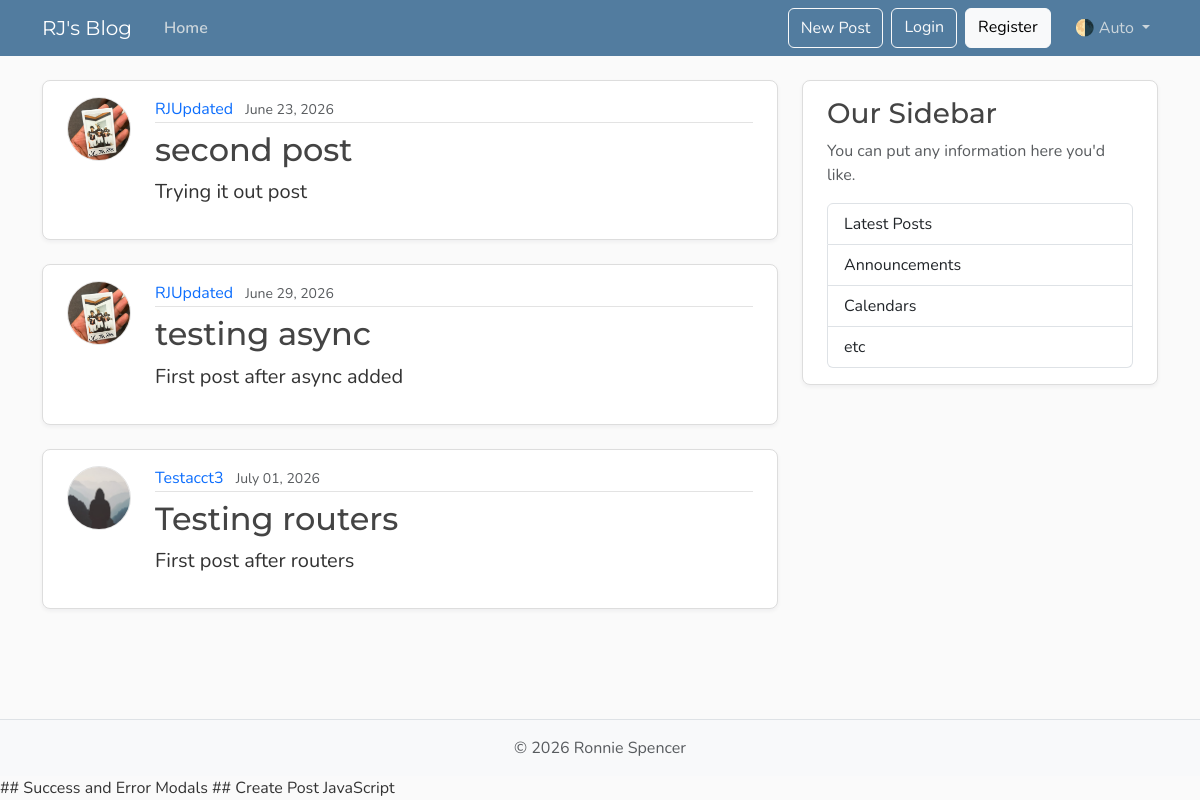
Page /posts on the earlier database version.
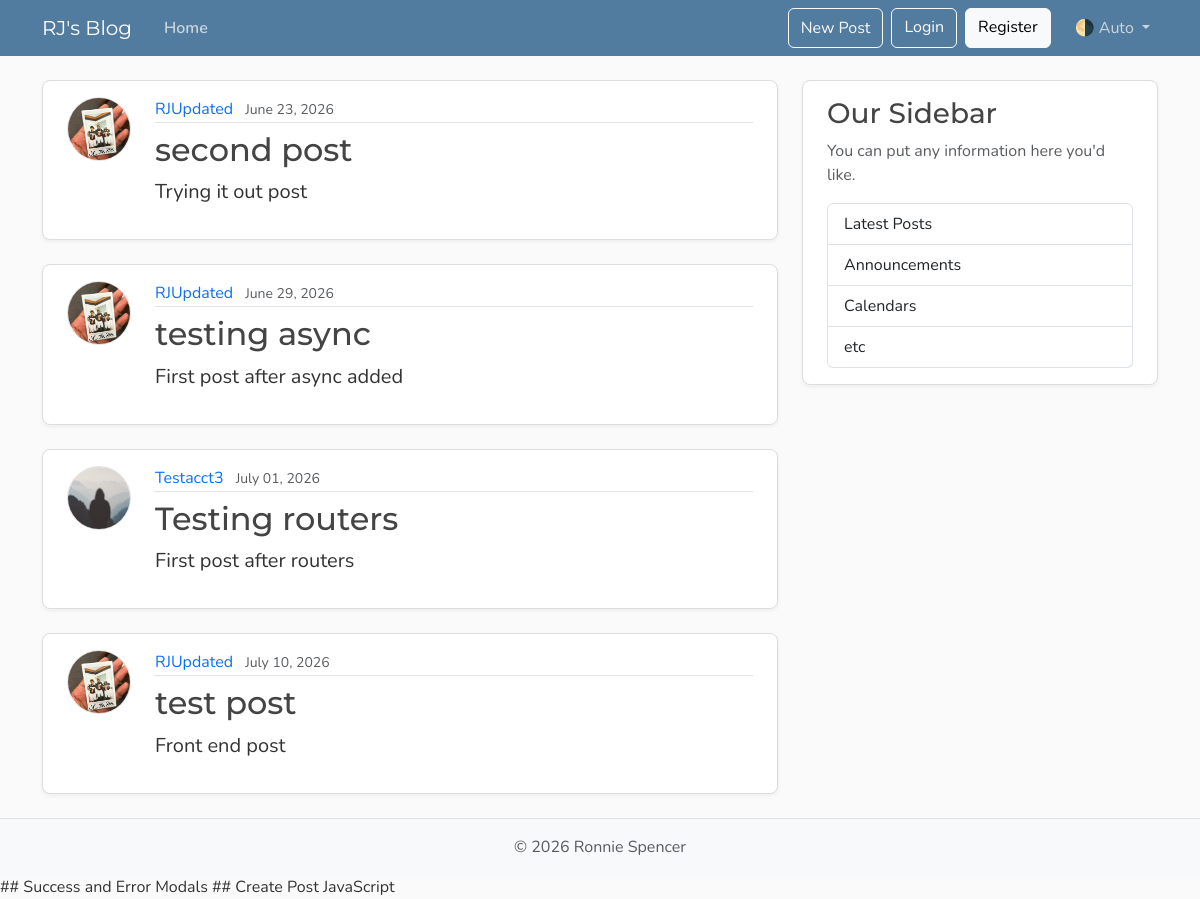
Same page on the later database version.
### models.py (models this page shows, shortened)
class Post(Base):
    __tablename__ = "posts"
    id: Mapped[int] = mapped_column(Integer, primary_key=True, index=True)
    title: Mapped[str] = mapped_column(String(100), nullable=False)
    content: Mapped[str] = mapped_column(Text, nullable=False)
    user_id: Mapped[int] = mapped_column(
        ForeignKey("users.id"),
        nullable=False,
        index=True,
    )
    date_posted: Mapped[datetime] = mapped_column(
        DateTime(timezone=True),
        default=lambda: datetime.now(UTC),
    )
    author: Mapped[User] = relationship(back_populates="posts")

class User(Base):
    __tablename__ = "users"
    id: Mapped[int] = mapped_column(Integer, primary_key=True, index=True)
    username: Mapped[str] = mapped_column(String(50), unique=True, nullable=False)
    email: Mapped[str] = mapped_column(String(120), unique=True, nullable=False)
    image_file: Mapped[str | None] = mapped_column(
        String(200),
        nullable=True,
        default=None,
    )
    posts: Mapped[list[Post]] = relationship(
        back_populates="author",
        cascade="all, delete-orphan")

### main.py (the view)
@app.get("/", include_in_schema=False, name="home")
@app.get("/posts", include_in_schema=False, name="posts")
async def home(request: Request, db: Annotated[AsyncSession, Depends(get_db)]):
    result = await db.execute( # await for the result of the query to be executed asynchronously
        select(models.Post)
        .options(selectinload(models.Post.author)), #For async loading of related objects, we can use selectinload to load the related author object for each post in a single query, instead of making a separate query for each post.
    )
    posts = result.scalars().all()
    return templates.TemplateResponse(
        request,
        "home.html",
        {"posts": posts, "title": "Home"},
    )

### templates/home.html
{% extends "layout.html" %}
{% block content %}
  {% for post in posts %}
    <article class="content-section py-3 px-4 mb-4">
      <div class="d-flex align-items-start gap-4">
        <img class="rounded-circle article-img flex-shrink-0"
             src="{{ post.author.image_path }}"
             alt="{{ post.author.username }}'s profile picture"
             width="64"
             height="64"
             loading="lazy">
        <div class="flex-grow-1">
          <div class="article-metadata mb-2">
            <a class="me-2" href="{{ url_for('user_posts', user_id=post.author.id) }}">{{ post.author.username }}</a>
            <small class="text-body-secondary">{{ post.date_posted.strftime("%B %d, %Y") }}</small>
          </div>
          <h2>
            <a class="article-title" href="{{ url_for('post_page', post_id=post.id) }}">{{ post.title }}</a>
          </h2>
          <p class="article-content">{{ post.content }}</p>
        </div>
      </div>
    </article>
  {% endfor %}
{% endblock content %}

### templates/layout.html (shortened to what this page needs)
<!DOCTYPE html>
<html lang="en">
<head>
  <link href="https://cdn.jsdelivr.net/npm/bootstrap@5.3.8/dist/css/bootstrap.min.css" rel="stylesheet"
>
  <link rel="stylesheet" type="text/css" href="{{ url_for('static', path='css/main.css') }}">
</head>
<body class="d-flex flex-column min-vh-100">
  <header class="site-header">
    <nav class="navbar navbar-expand-md bg-steel fixed-top" data-bs-theme="dark">
      <div class="container">
        <a class="navbar-brand me-4" href="{{ url_for('home') }}">RJ's Blog</a>
        <div class="collapse navbar-collapse" id="navbarToggle">
          <div class="navbar-nav me-auto">
            <a class="nav-link active" aria-current="page" href="{{ url_for('home') }}">Home</a>
          </div>
          <div class="navbar-nav">
            <button class="btn btn-outline-light mb-2 mb-md-0 me-md-2" type="button" data-bs-toggle="modal"
              data-bs-target="#createPostModal">New Post</button>
            <a class="btn btn-outline-light mb-2 mb-md-0 me-md-2" href="#">Login</a>
            <a class="btn btn-light mb-2 mb-md-0 me-md-3" href="#">Register</a>
            <div class="nav-item dropdown">
              <a class="nav-link dropdown-toggle" href="#" role="button" id="bd-theme" data-bs-toggle="dropdown"
                aria-expanded="false">
                <span id="bd-theme-text">🌗 Auto</span>
              </a>
            </div>
          </div>
        </div>
      </div>
    </nav>
  </header>
  <main role="main" class="container">
    <div class="row">
      <div class="col-md-8">
        {% block content %}
        {% endblock content %}
      </div>
      <aside class="col-md-4">
        <div class="content-section py-3 px-4 mb-4">
          <h3>Our Sidebar</h3>
          <p class="text-body-secondary">You can put any information here you'd like.</p>
          <ul class="list-group">
            <li class="list-group-item">Latest Posts</li>
            <li class="list-group-item">Announcements</li>
            <li class="list-group-item">Calendars</li>
            <li class="list-group-item">etc</li>
          </ul>
        </div>
      </aside>
    </div>
  </main>
  <footer class="mt-auto py-3 bg-body-tertiary border-top">
    <div class="container text-center">
      <p class="text-body-secondary mb-0">
        © <span id="year"></span> Ronnie Spencer
      </p>
    </div>
  </footer>
  ## Success and Error Modals
  ## Create Post JavaScript
</body>
</html>

### static/css/main.css (style rules this page uses)
:root { --font-heading: "Montserrat", system-ui, -apple-system, BlinkMacSystemFont, sans-serif; --font-body: "Nunito", system-ui, -apple-system, BlinkMacSystemFont, sans-serif; --color-bg-body: #fafafa; --color-bg-content: #ffffff; --color-text-primary: #333333; --color-text-heading: #444444; --color-steel: #527c9f; --color-nav-link: #cbd5db; --color-nav-link-hover: #ffffff; --color-link-hover: #428bca; --color-border: #dddddd; --color-border-light: #e3e3e3; --spacing-xl: 5rem; --article-img-size: 4rem; --account-img-size: 7.813rem; }
body { font-family: var(--font-body); background: var(--color-bg-body); color: var(--color-text-primary); }
main { padding-top: var(--spacing-xl); }
h1, h2, h3, h4, h5, h6 { font-family: var(--font-heading); color: var(--color-text-heading); }
.navbar-brand { font-family: var(--font-heading); }
a { text-decoration: none; }
.bg-steel { background-color: var(--color-steel); }
.site-header .navbar-nav .nav-link { color: var(--color-nav-link); transition: color 0.2s ease-in-out; }
.site-header .navbar-nav .nav-link.active { font-weight: 600; }
.content-section { background: var(--color-bg-content); border: 1px solid var(--color-border); border-radius: 0.5rem; box-shadow: 0 2px 4px rgba(15, 23, 42, 0.05); transition: box-shadow 0.15s ease, transform 0.15s ease, border-color 0.15s ease; }
.article-title { color: var(--color-text-heading); transition: color 0.2s ease-in-out; }
.article-content { white-space: pre-line; font-size: 1.25rem; }
.article-img { height: var(--article-img-size); width: var(--article-img-size); flex-shrink: 0; object-fit: cover; border: 1px solid var(--color-border-light); box-shadow: 0 0 0 2px var(--color-bg-content); }
.article-metadata { padding-bottom: 0.063rem; border-bottom: 1px solid var(--color-border-light); }
.article-metadata a { transition: color 0.2s ease-in-out; }
[data-bs-theme="dark"] { --color-bg-body: #1a1a1a; --color-bg-content: #2d2d2d; --color-text-primary: #e0e0e0; --color-text-heading: #f0f0f0; --color-border: #404040; --color-border-light: #4a4a4a; }

Differences in the rows shown:
added Post: author.image_path (picture), author.username "RJUpdated", date_posted "July 10, 2026", title "test post", content "Front end post"
